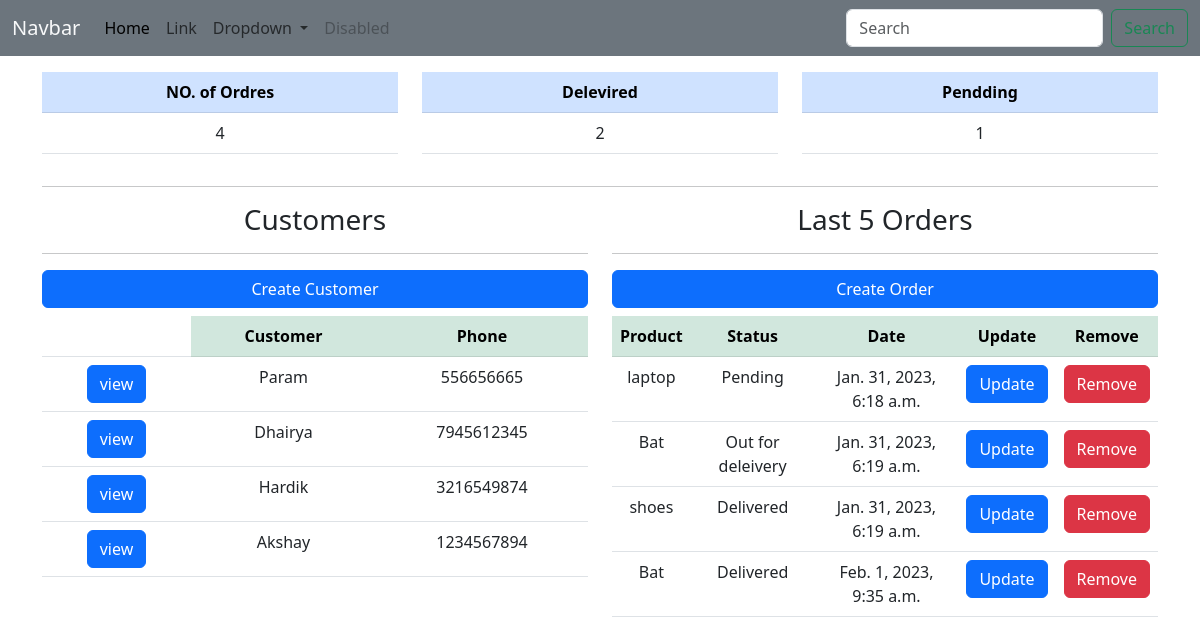
The page / on the database its author committed.
### practice/models.py (models this page shows, shortened)
class Customer(models.Model):
    name = models.CharField(null = "true", max_length=50)
    phone = models.IntegerField(null = "true", )
    email = models.EmailField(null = "true")
    date_created = models.DateTimeField(auto_now_add= True , null=True)

class Order(models.Model):
    STATUS = (
        ('Pending','Pending'),
        ('Out for deleivery', 'Out for delivery'),
        ('Delivered', 'Delivered'),
    )
    customer = models.ForeignKey(Customer,null=True,on_delete=models.SET_NULL)
    product = models.ForeignKey(Product , null=True, on_delete=models.SET_NULL)
    date_created = models.DateTimeField(auto_now_add= True , null=True)
    status = models.CharField(max_length=200, null=True, choices=STATUS)
    tags = models.ManyToManyField(Tags)

class Product(models.Model):
        CATEGORY = (
        ('Indoor','Indoor'),
        ('Outdoor','Outdoor'),
        )
        name = models.CharField(max_length=100, null=True)
        price = models.FloatField(null=True)
        category = models.CharField(max_length=100, null=True,choices=CATEGORY)
        description = models.CharField(max_length=200 , null=True)
        date_created = models.DateTimeField(auto_now_add= True , null=True)
        def __str__(self):
            return self.name

### practice/views.py (the view)
# urls.py: 2. Add a URL to urlpatterns:  path('', views.home, name='home')
def home(request):
    customer = Customer.objects.all()
    orders = Order.objects.all()
    total_oreder = orders.count()
    delivered = orders.filter(status = 'Delivered').count()
    pendding = orders.filter(status = 'Pending').count()
    context = {
    'orders':orders,
    'customer': customer,
    'total_order': total_oreder,
    'delivered'  :delivered,
    'pendding' : pendding
    }
    return render(request,'practice/index.html',context)

### practice/templates/practice/index.html
{% extends 'practice/main.html' %}
{% load static %}
{% block content %}
<div class="container text-center mt-3">
    <div class="row">
        <div class="col-lg-4 col-md-4">
        <table class="table" >
            <thead>
            <tr>
                <th scope="col" class="table-primary">NO. of Ordres</th>
            </tr>
            </thead>
            <tbody>
            <tr>
                <td>{{total_order}}</td>
            </tr>
            </tbody>
        </table>
        </div>
        <div class="col-lg-4 col-md-4">
        <table class="table col-lg-4" class="col-lg-4 col- md-4">
            <thead>
            <tr>
                <th scope="col" class="table-primary">Delevired</th>
            </tr>
            </thead>
            <tbody>
            <tr>
                <td>{{delivered}}</td>
            </tr>
            </tbody>
        </table>
        </div>
        <div class="col-lg-4 col-md-4">
        <table class="table col-lg-4" class="col-lg-4 col- md-4">
            <thead>
            <tr>
                <th scope="col" class="table-primary">Pendding</th>
            </tr>
            </thead>
            <tbody>
            <tr>
                <td>{{pendding}}</td>
            </tr>
            </tbody>
        </table>
        </div>
    </div>
    <hr>
    <div class="row">
        <div class="col-lg-6 col-md-6">
    <div>
        <h3>Customers</h3>
    </div>
            <hr>
            <div class="d-grid gap-2">
            <button type="button" class="btn btn-primary mb-2">Create Customer</button>
            </div>
            <table class="table" >
                <thead>
                <tr>
                    <th></th>
                    <th scope="col" class="table-success">Customer</th>
                    <th scope="col" class="table-success">Phone</th>
                </tr>
                </thead>
                <tbody>
                {% for cust in customer  %}
                <tr>
                    <td><a class="btn btn-primary" href="{% url 'customer' cust.id %}">view</a></td>
                    <td>{{cust.name}}</td>
                    <td>{{cust.phone}}</td>
                </tr>
                {% endfor %}
                </tbody>
            </table>
        </div>
        <div class="col-lg-6 col-md-6">
        <div>
            <h3>Last 5 Orders</h3>
        </div>
            <hr>
            <div class="d-grid gap-2">
            <button type="button" class="btn btn-primary mb-2">Create Order</button>
            </div>
            <table class="table" >
                <thead>
                <tr>
                    <th scope="col" class="table-success">Product</th>
                    <th scope="col" class="table-success">Status</th>
                    <th scope="col" class="table-success">Date</th>
                    <th scope="col" class="table-success">Update</th>
                    <th scope="col" class="table-success">Remove</th>
                </tr>
                </thead>
                <tbody>
                {% for o in orders %}
                <tr>
                    <td>{{o.product}}</td>
                    <td>{{o.status}}</td>
                    <td>{{o.date_created}}</td>
                    <td><button type="button" class="btn btn-primary">Update</button></td>
                    <td><button type="button" class="btn btn-danger">Remove</button></td>
                </tr>
                {% endfor %}
                </tbody>
            </table>
        </div>
    </div>
</div>
{% endblock %}

### practice/templates/practice/main.html (shortened to what this page needs)
<!DOCTYPE html>
{% load static %}
<html lang="en">
<head>
    <link rel="stylesheet" href="{% static '/css/style.css' %}">
    <link href="https://cdn.jsdelivr.net/npm/bootstrap@5.3.0-alpha1/dist/css/bootstrap.min.css" rel="stylesheet">
</head>
<body>
    {% include 'practice/navigation.html' %}
    {% block content %}
    {% endblock %}
</body>
</html>

### practice/templates/practice/navigation.html (shortened to what this page needs)
<nav class="navbar navbar-expand-lg bg-secondary">
    <div class="container-fluid">
      <a class="navbar-brand text-light" href="#">Navbar</a>
      <div class="collapse navbar-collapse" id="navbarSupportedContent">
        <ul class="navbar-nav me-auto mb-2 mb-lg-0">
          <li class="nav-item">
            <a class="nav-link active" aria-current="page" href="#">Home</a>
          </li>
          <li class="nav-item">
            <a class="nav-link" href="#">Link</a>
          </li>
          <li class="nav-item dropdown">
            <a class="nav-link dropdown-toggle" href="#" role="button" data-bs-toggle="dropdown" aria-expanded="false">
              Dropdown
            </a>
          </li>
          <li class="nav-item">
            <a class="nav-link disabled">Disabled</a>
          </li>
        </ul>
        <form class="d-flex" role="search">
          <input class="form-control me-2" type="search" placeholder="Search" aria-label="Search">
          <button class="btn btn-outline-success" type="submit">Search</button>
        </form>
      </div>
    </div>
  </nav>

### practice/static/css/style.css (style rules this page uses)
body { background-color:bisque; }

### rows shown on the page
Customer: name "Param", phone "556656665"
Customer: name "Dhairya", phone "7945612345"
Customer: name "Hardik", phone "3216549874"
Customer: name "Akshay", phone "1234567894"
Order: product "laptop", status "Pending", date_created "Jan. 31, 2023, 6:18 a.m."
Order: product "Bat", status "Out for deleivery", date_created "Jan. 31, 2023, 6:19 a.m."
Order: product "shoes", status "Delivered", date_created "Jan. 31, 2023, 6:19 a.m."
Order: product "Bat", status "Delivered", date_created "Feb. 1, 2023, 9:35 a.m."

### other values the page prints
{{ total_order }} "4"
{{ delivered }} "2"
{{ pendding }} "1"
